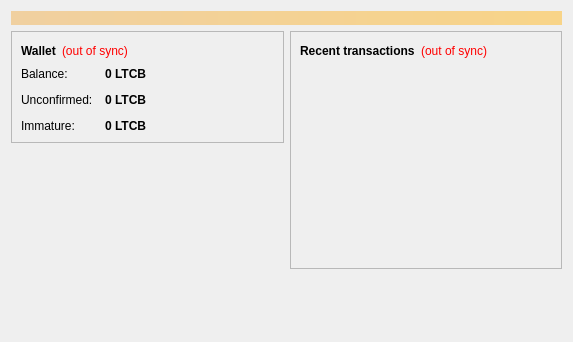
<?xml version="1.0" encoding="UTF-8"?>
<ui version="4.0">
 <class>OverviewPage</class>
 <widget class="QWidget" name="OverviewPage">
  <property name="geometry">
   <rect>
    <x>0</x>
    <y>0</y>
    <width>573</width>
    <height>342</height>
   </rect>
  </property>
  <property name="windowTitle">
   <string>Form</string>
  </property>
  <layout class="QVBoxLayout" name="topLayout">
   <item>
    <widget class="QLabel" name="labelAlerts">
     <property name="visible">
      <bool>false</bool>
     </property>
     <property name="styleSheet">
      <string notr="true">background-color: qlineargradient(x1: 0, y1: 0, x2: 1, y2: 0, stop:0 #F0D0A0, stop:1 #F8D488); color:#000000;</string>
     </property>
     <property name="wordWrap">
      <bool>true</bool>
     </property>
     <property name="margin">
      <number>3</number>
     </property>
    </widget>
   </item>
   <item>
    <layout class="QHBoxLayout" name="horizontalLayout" stretch="1,1">
     <item>
      <layout class="QVBoxLayout" name="verticalLayout_2">
       <item>
        <widget class="QFrame" name="frame">
         <property name="frameShape">
          <enum>QFrame::StyledPanel</enum>
         </property>
         <property name="frameShadow">
          <enum>QFrame::Raised</enum>
         </property>
         <layout class="QVBoxLayout" name="verticalLayout_4">
          <item>
           <layout class="QHBoxLayout" name="horizontalLayout_4">
            <item>
             <widget class="QLabel" name="label_5">
              <property name="font">
               <font>
                <weight>75</weight>
                <bold>true</bold>
               </font>
              </property>
              <property name="text">
               <string>Wallet</string>
              </property>
             </widget>
            </item>
            <item>
             <widget class="QLabel" name="labelWalletStatus">
              <property name="toolTip">
               <string>The displayed information may be out of date. Your wallet automatically synchronizes with the LitecoinBlack network after a connection is established, but this process has not completed yet.</string>
              </property>
              <property name="styleSheet">
               <string notr="true">QLabel { color: red; }</string>
              </property>
              <property name="text">
               <string notr="true">(out of sync)</string>
              </property>
              <property name="alignment">
               <set>Qt::AlignLeading|Qt::AlignLeft|Qt::AlignVCenter</set>
              </property>
             </widget>
            </item>
            <item>
             <spacer name="horizontalSpacer_2">
              <property name="orientation">
               <enum>Qt::Horizontal</enum>
              </property>
              <property name="sizeHint" stdset="0">
               <size>
                <width>40</width>
                <height>20</height>
               </size>
              </property>
             </spacer>
            </item>
           </layout>
          </item>
          <item>
           <layout class="QFormLayout" name="formLayout_2">
            <property name="fieldGrowthPolicy">
             <enum>QFormLayout::AllNonFixedFieldsGrow</enum>
            </property>
            <property name="horizontalSpacing">
             <number>12</number>
            </property>
            <property name="verticalSpacing">
             <number>12</number>
            </property>
            <item row="0" column="0">
             <widget class="QLabel" name="label">
              <property name="text">
               <string>Balance:</string>
              </property>
             </widget>
            </item>
            <item row="0" column="1">
             <widget class="QLabel" name="labelBalance">
              <property name="font">
               <font>
                <weight>75</weight>
                <bold>true</bold>
               </font>
              </property>
              <property name="cursor">
               <cursorShape>IBeamCursor</cursorShape>
              </property>
              <property name="toolTip">
               <string>Your current balance</string>
              </property>
              <property name="text">
               <string notr="true">0 LTCB</string>
              </property>
              <property name="textInteractionFlags">
               <set>Qt::LinksAccessibleByMouse|Qt::TextSelectableByKeyboard|Qt::TextSelectableByMouse</set>
              </property>
             </widget>
            </item>
            <item row="1" column="0">
             <widget class="QLabel" name="label_3">
              <property name="text">
               <string>Unconfirmed:</string>
              </property>
             </widget>
            </item>
            <item row="1" column="1">
             <widget class="QLabel" name="labelUnconfirmed">
              <property name="font">
               <font>
                <weight>75</weight>
                <bold>true</bold>
               </font>
              </property>
              <property name="cursor">
               <cursorShape>IBeamCursor</cursorShape>
              </property>
              <property name="toolTip">
               <string>Total of transactions that have yet to be confirmed, and do not yet count toward the current balance</string>
              </property>
              <property name="text">
               <string notr="true">0 LTCB</string>
              </property>
              <property name="textInteractionFlags">
               <set>Qt::LinksAccessibleByMouse|Qt::TextSelectableByKeyboard|Qt::TextSelectableByMouse</set>
              </property>
             </widget>
            </item>
            <item row="2" column="0">
             <widget class="QLabel" name="labelImmatureText">
              <property name="text">
               <string>Immature:</string>
              </property>
             </widget>
            </item>
            <item row="2" column="1">
             <widget class="QLabel" name="labelImmature">
              <property name="font">
               <font>
                <weight>75</weight>
                <bold>true</bold>
               </font>
              </property>
              <property name="toolTip">
               <string>Mined balance that has not yet matured</string>
              </property>
              <property name="text">
               <string notr="true">0 LTCB</string>
              </property>
              <property name="textInteractionFlags">
               <set>Qt::LinksAccessibleByMouse|Qt::TextSelectableByKeyboard|Qt::TextSelectableByMouse</set>
              </property>
             </widget>
            </item>
           </layout>
          </item>
         </layout>
        </widget>
       </item>
       <item>
        <spacer name="verticalSpacer">
         <property name="orientation">
          <enum>Qt::Vertical</enum>
         </property>
         <property name="sizeHint" stdset="0">
          <size>
           <width>20</width>
           <height>40</height>
          </size>
         </property>
        </spacer>
       </item>
      </layout>
     </item>
     <item>
      <layout class="QVBoxLayout" name="verticalLayout_3">
       <item>
        <widget class="QFrame" name="frame_2">
         <property name="frameShape">
          <enum>QFrame::StyledPanel</enum>
         </property>
         <property name="frameShadow">
          <enum>QFrame::Raised</enum>
         </property>
         <layout class="QVBoxLayout" name="verticalLayout">
          <item>
           <layout class="QHBoxLayout" name="horizontalLayout_2">
            <item>
             <widget class="QLabel" name="label_4">
              <property name="text">
               <string>&lt;b&gt;Recent transactions&lt;/b&gt;</string>
              </property>
             </widget>
            </item>
            <item>
             <widget class="QLabel" name="labelTransactionsStatus">
              <property name="toolTip">
               <string>The displayed information may be out of date. Your wallet automatically synchronizes with the LitecoinBlack network after a connection is established, but this process has not completed yet.</string>
              </property>
              <property name="styleSheet">
               <string notr="true">QLabel { color: red; }</string>
              </property>
              <property name="text">
               <string notr="true">(out of sync)</string>
              </property>
              <property name="alignment">
               <set>Qt::AlignRight|Qt::AlignTrailing|Qt::AlignVCenter</set>
              </property>
             </widget>
            </item>
            <item>
             <spacer name="horizontalSpacer">
              <property name="orientation">
               <enum>Qt::Horizontal</enum>
              </property>
              <property name="sizeHint" stdset="0">
               <size>
                <width>40</width>
                <height>20</height>
               </size>
              </property>
             </spacer>
            </item>
           </layout>
          </item>
          <item>
           <widget class="QListView" name="listTransactions">
            <property name="styleSheet">
             <string notr="true">QListView { background: transparent; }</string>
            </property>
            <property name="frameShape">
             <enum>QFrame::NoFrame</enum>
            </property>
            <property name="verticalScrollBarPolicy">
             <enum>Qt::ScrollBarAlwaysOff</enum>
            </property>
            <property name="horizontalScrollBarPolicy">
             <enum>Qt::ScrollBarAlwaysOff</enum>
            </property>
            <property name="selectionMode">
             <enum>QAbstractItemView::NoSelection</enum>
            </property>
           </widget>
          </item>
         </layout>
        </widget>
       </item>
       <item>
        <spacer name="verticalSpacer_2">
         <property name="orientation">
          <enum>Qt::Vertical</enum>
         </property>
         <property name="sizeHint" stdset="0">
          <size>
           <width>20</width>
           <height>40</height>
          </size>
         </property>
        </spacer>
       </item>
      </layout>
     </item>
    </layout>
   </item>
  </layout>
 </widget>
 <resources/>
 <connections/>
</ui>
